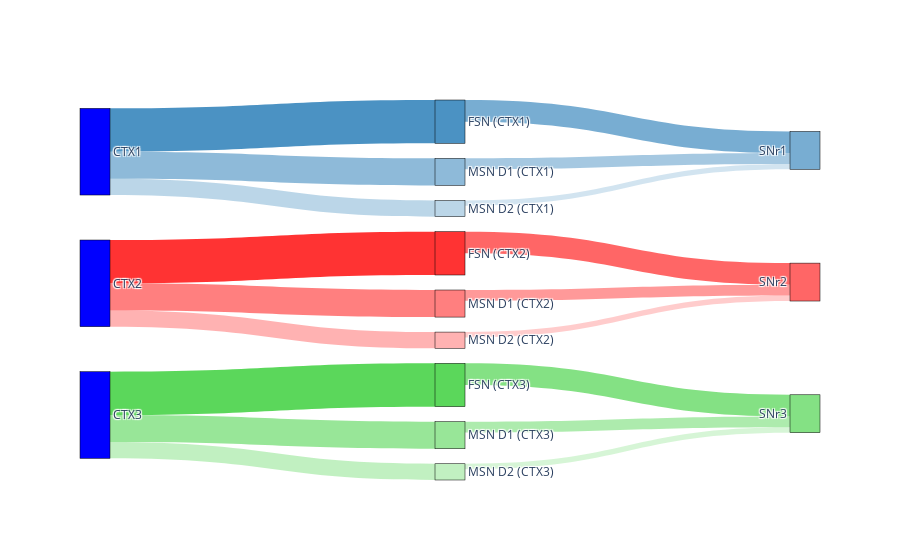

This figure's notebook cell:
### Code cell
### CTX - Striatum - SNr
import plotly.graph_objects as go

labels = [
    "CTX1", "CTX2", "CTX3",  
    "FSN (CTX1)", "MSN D1 (CTX1)", "MSN D2 (CTX1)",  
    "FSN (CTX2)", "MSN D1 (CTX2)", "MSN D2 (CTX2)",  
    "FSN (CTX3)", "MSN D1 (CTX3)", "MSN D2 (CTX3)",  
    "SNr1", "SNr2", "SNr3"
]

source = [
    0, 0, 0,  
    1, 1, 1,  
    2, 2, 2,  
    3, 4, 5,  
    6, 7, 8,  
    9, 10, 11
]

source += [
    3, 4, 5,  
    6, 7, 8,  
    9, 10, 11 
]

target = [
    3, 4, 5,  
    6, 7, 8,  
    9, 10, 11,  
    12, 12, 12,  
    13, 13, 13,  
    14, 14, 14
]

value = [
    8, 5, 3,  
    8, 5, 3,  
    8, 5, 3,  
    4, 2, 1,  
    4, 2, 1,  
    4, 2, 1
]

link_colors = [
    "rgba(31, 119, 180, 0.8)", "rgba(31, 119, 180, 0.5)", "rgba(31, 119, 180, 0.3)",  
    "rgba(255, 0, 0, 0.8)", "rgba(255, 0, 0, 0.5)", "rgba(255, 0, 0, 0.3)",          
    "rgba(50, 205, 50, 0.8)", "rgba(50, 205, 50, 0.5)", "rgba(50, 205, 50, 0.3)",    
    "rgba(31, 119, 180, 0.6)", "rgba(31, 119, 180, 0.4)", "rgba(31, 119, 180, 0.2)",  
    "rgba(255, 0, 0, 0.6)", "rgba(255, 0, 0, 0.4)", "rgba(255, 0, 0, 0.2)",          
    "rgba(50, 205, 50, 0.6)", "rgba(50, 205, 50, 0.4)", "rgba(50, 205, 50, 0.2)",    
    "rgba(31, 119, 180, 0.5)", "rgba(31, 119, 180, 0.3)", "rgba(31, 119, 180, 0.2)",  
    "rgba(255, 0, 0, 0.5)", "rgba(255, 0, 0, 0.3)", "rgba(255, 0, 0, 0.2)",          
    "rgba(50, 205, 50, 0.5)", "rgba(50, 205, 50, 0.3)", "rgba(50, 205, 50, 0.2)"     
]

node_colors = [
    "blue", "blue", "blue",  
    "rgba(31, 119, 180, 0.8)", "rgba(31, 119, 180, 0.5)", "rgba(31, 119, 180, 0.3)",  
    "rgba(255, 0, 0, 0.8)", "rgba(255, 0, 0, 0.5)", "rgba(255, 0, 0, 0.3)",          
    "rgba(50, 205, 50, 0.8)", "rgba(50, 205, 50, 0.5)", "rgba(50, 205, 50, 0.3)",    
    "rgba(31, 119, 180, 0.6)", "rgba(255, 0, 0, 0.6)", "rgba(50, 205, 50, 0.6)",     
    "rgba(31, 119, 180, 0.5)", "rgba(255, 0, 0, 0.5)", "rgba(50, 205, 50, 0.5)",      
]

fig = go.Figure(go.Sankey(
    node=dict(
        pad=15,
        thickness=30,
        line=dict(color="black", width=0.5),
        label=labels,
        color=node_colors
    ),
    link=dict(
        source=source,
        target=target,
        value=value,
        color=link_colors
    )
))

fig.show()

### Figure 1 — Plotly figure (JSON) as saved in the notebook; plotly's stock layout.template omitted (floating-point values rounded to 4 significant figures)
{"data": [{"link": {"color": ["rgba(31, 119, 180, 0.8)", "rgba(31, 119, 180, 0.5)", "rgba(31, 119, 180, 0.3)", "rgba(255, 0, 0, 0.8)", "rgba(255, 0, 0, 0.5)", "rgba(255, 0, 0, 0.3)", "rgba(50, 205, 50, 0.8)", "rgba(50, 205, 50, 0.5)", "rgba(50, 205, 50, 0.3)", "rgba(31, 119, 180, 0.6)", "rgba(31, 119, 180, 0.4)", "rgba(31, 119, 180, 0.2)", "rgba(255, 0, 0, 0.6)", "rgba(255, 0, 0, 0.4)", "rgba(255, 0, 0, 0.2)", "rgba(50, 205, 50, 0.6)", "rgba(50, 205, 50, 0.4)", "rgba(50, 205, 50, 0.2)"], "source": [0, 0, 0, 1, 1, 1, 2, 2, 2, 3, 4, 5, 6, 7, 8, 9, 10, 11], "target": [3, 4, 5, 6, 7, 8, 9, 10, 11, 12, 12, 12, 13, 13, 13, 14, 14, 14], "value": [8, 5, 3, 8, 5, 3, 8, 5, 3, 4, 2, 1, 4, 2, 1, 4, 2, 1]}, "node": {"color": ["blue", "blue", "blue", "rgba(31, 119, 180, 0.8)", "rgba(31, 119, 180, 0.5)", "rgba(31, 119, 180, 0.3)", "rgba(255, 0, 0, 0.8)", "rgba(255, 0, 0, 0.5)", "rgba(255, 0, 0, 0.3)", "rgba(50, 205, 50, 0.8)", "rgba(50, 205, 50, 0.5)", "rgba(50, 205, 50, 0.3)", "rgba(31, 119, 180, 0.6)", "rgba(255, 0, 0, 0.6)", "rgba(50, 205, 50, 0.6)", "rgba(31, 119, 180, 0.4)", "rgba(255, 0, 0, 0.4)", "rgba(50, 205, 50, 0.4)", "rgba(31, 119, 180, 0.2)", "rgba(255, 0, 0, 0.2)", "rgba(50, 205, 50, 0.2)"], "label": ["CTX1", "CTX2", "CTX3", "FSN (CTX1)", "MSN D1 (CTX1)", "MSN D2 (CTX1)", "FSN (CTX2)", "MSN D1 (CTX2)", "MSN D2 (CTX2)", "FSN (CTX3)", "MSN D1 (CTX3)", "MSN D2 (CTX3)", "SNr1", "SNr2", "SNr3"], "line": {"color": "black", "width": 0.5}, "pad": 15, "thickness": 30}, "type": "sankey"}], "layout": {}}
